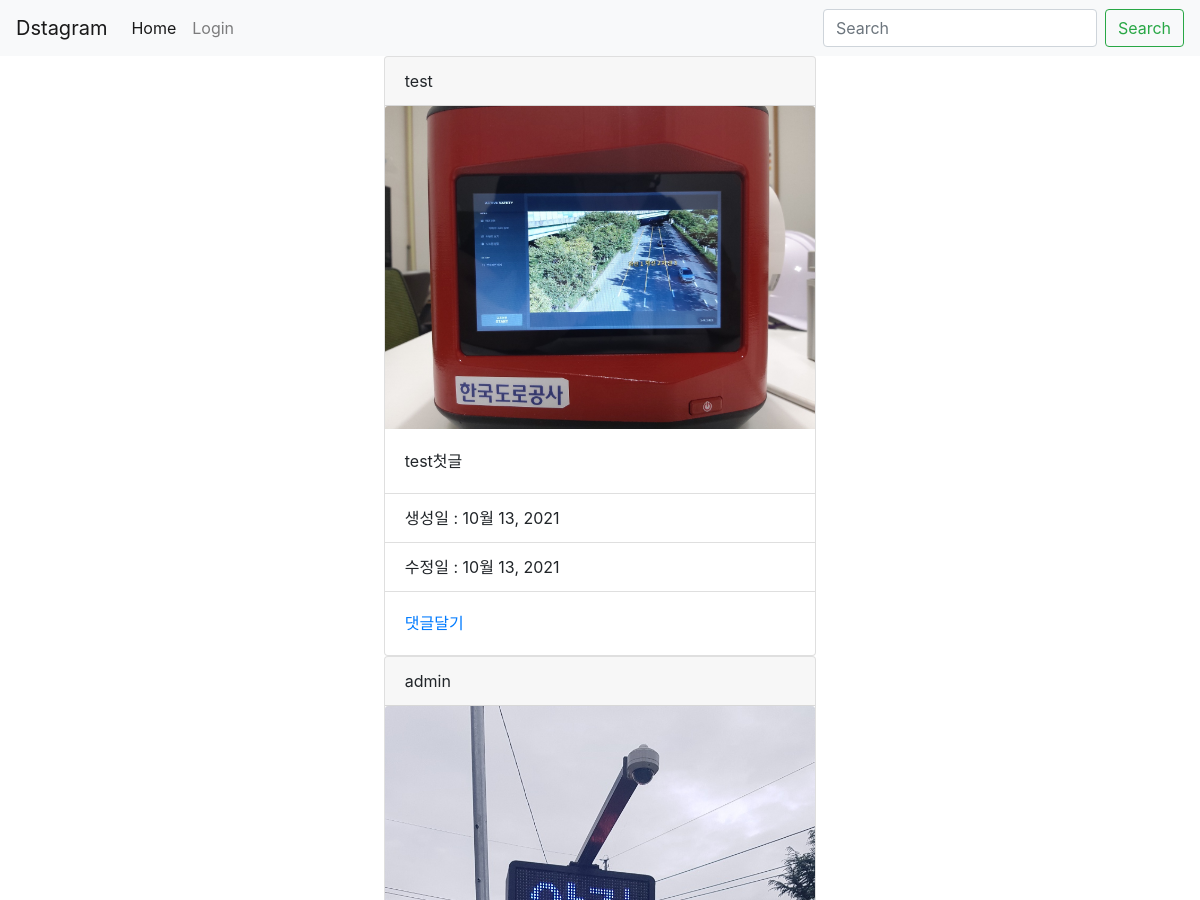
The app's page / (upper part), older data.
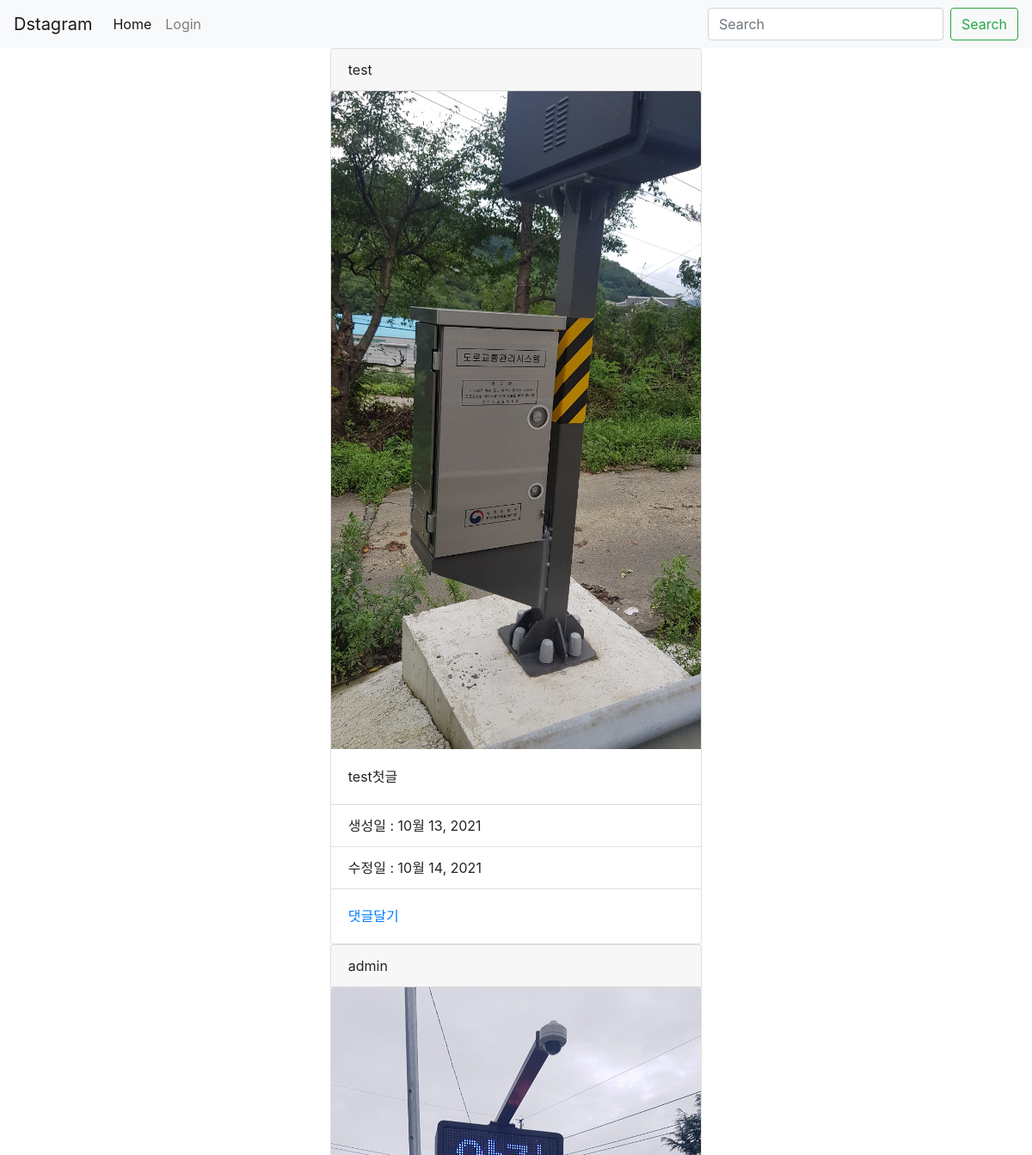
The same page, newer data.
### photo/models.py (models this page shows, shortened)
class Photo(models.Model):
    author = models.ForeignKey(
        User, on_delete=models.CASCADE, related_name='user')
    text = models.TextField(blank=True)
    image = models.ImageField(upload_to='timeline_photo/%Y/%M/%d')
    created = models.DateField(auto_now_add=True)
    updated = models.DateField(auto_now=True)
    class Meta:
        ordering = ['-created']

### photo/views.py (the view)
# urls.py: path('', PhotoList.as_view(), name="index"),
class PhotoList(ListView):
    model = Photo
    template_name_suffix = '_list'

### photo/templates/photo/photo_list.html (shortened to what this page needs)
{% extends 'base.html' %}
{% block content %}
<div class="container">
  <div class="row">
    <div class="col"></div>
    <div class="col-5">
      {% for object in object_list %}
      <div class="card">
        <div class="card-header">
          {{object.author}}
        </div>
        <img src="{{ object.image.url }}" alt="" class="card-img-top">
        <div class="card-body">
          <p class="card-text">{{ object.text }}</p>
        </div>
        <ul class="list-group list-group-flush">
          <li class="list-group-item">생성일 : {{object.created}}</li>
          <li class="list-group-item">수정일 : {{object.updated}}</li>
        </ul>
        <div class="card-body">
          <a href="{% url 'photo:detail' object.id %}">댓글달기</a>
        </div>
      </div>
      {% endfor %}
    </div>
    <div class="col"></div>
  </div>
</div>
{% endblock %}

Row changes from the older to the newer data that the page shows:
changed Photo "test첫글": image: a different picture; updated "10월 13, 2021" → "10월 14, 2021"
